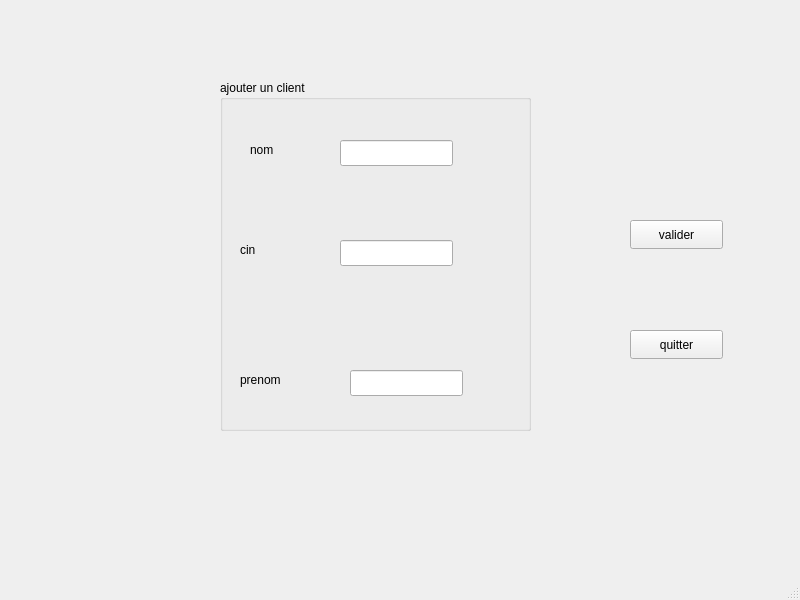
<?xml version="1.0" encoding="UTF-8"?>
<ui version="4.0">
 <class>MainWindow</class>
 <widget class="QMainWindow" name="MainWindow">
  <property name="geometry">
   <rect>
    <x>0</x>
    <y>0</y>
    <width>800</width>
    <height>600</height>
   </rect>
  </property>
  <property name="windowTitle">
   <string>gestion des clients </string>
  </property>
  <widget class="QWidget" name="centralwidget">
   <widget class="QGroupBox" name="groupBox">
    <property name="geometry">
     <rect>
      <x>220</x>
      <y>80</y>
      <width>311</width>
      <height>351</height>
     </rect>
    </property>
    <property name="title">
     <string>ajouter un client </string>
    </property>
    <widget class="QLabel" name="label">
     <property name="geometry">
      <rect>
       <x>30</x>
       <y>60</y>
       <width>63</width>
       <height>20</height>
      </rect>
     </property>
     <property name="text">
      <string>nom</string>
     </property>
    </widget>
    <widget class="QLabel" name="label_2">
     <property name="geometry">
      <rect>
       <x>20</x>
       <y>160</y>
       <width>63</width>
       <height>20</height>
      </rect>
     </property>
     <property name="text">
      <string>cin</string>
     </property>
    </widget>
    <widget class="QLabel" name="label_3">
     <property name="geometry">
      <rect>
       <x>20</x>
       <y>290</y>
       <width>63</width>
       <height>20</height>
      </rect>
     </property>
     <property name="text">
      <string>prenom</string>
     </property>
    </widget>
    <widget class="QLineEdit" name="lineedit_nom">
     <property name="geometry">
      <rect>
       <x>120</x>
       <y>60</y>
       <width>113</width>
       <height>26</height>
      </rect>
     </property>
    </widget>
    <widget class="QLineEdit" name="lineedit_cin">
     <property name="geometry">
      <rect>
       <x>120</x>
       <y>160</y>
       <width>113</width>
       <height>26</height>
      </rect>
     </property>
    </widget>
    <widget class="QLineEdit" name="lineedit_prenom">
     <property name="geometry">
      <rect>
       <x>130</x>
       <y>290</y>
       <width>113</width>
       <height>26</height>
      </rect>
     </property>
    </widget>
   </widget>
   <widget class="QPushButton" name="pushButton">
    <property name="geometry">
     <rect>
      <x>630</x>
      <y>220</y>
      <width>93</width>
      <height>29</height>
     </rect>
    </property>
    <property name="text">
     <string>valider</string>
    </property>
   </widget>
   <widget class="QPushButton" name="pushButton_2">
    <property name="geometry">
     <rect>
      <x>630</x>
      <y>330</y>
      <width>93</width>
      <height>29</height>
     </rect>
    </property>
    <property name="text">
     <string>quitter</string>
    </property>
   </widget>
  </widget>
  <widget class="QMenuBar" name="menubar">
   <property name="geometry">
    <rect>
     <x>0</x>
     <y>0</y>
     <width>800</width>
     <height>26</height>
    </rect>
   </property>
  </widget>
  <widget class="QStatusBar" name="statusbar"/>
 </widget>
 <resources/>
 <connections/>
</ui>
